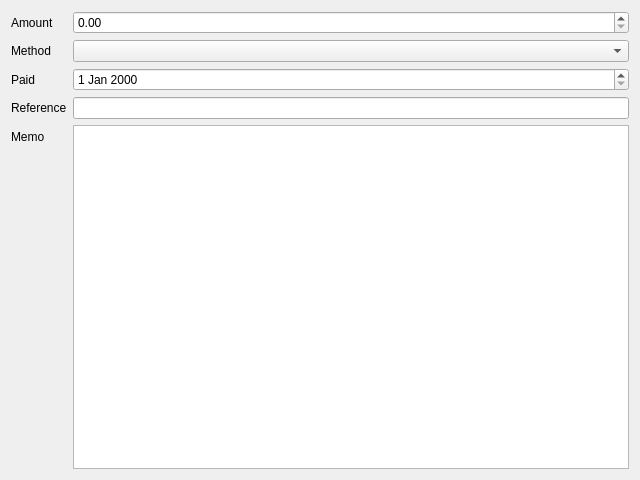
<?xml version="1.0" encoding="UTF-8"?>
<ui version="4.0">
 <class>PaymentDialog</class>
 <widget class="QDialog" name="PaymentDialog">
  <property name="geometry">
   <rect>
    <x>0</x>
    <y>0</y>
    <width>640</width>
    <height>480</height>
   </rect>
  </property>
  <property name="windowTitle">
   <string>Payment</string>
  </property>
  <layout class="QFormLayout" name="formLayout">
   <item row="0" column="0">
    <widget class="QLabel" name="label_amountEdit">
     <property name="text">
      <string>Amount</string>
     </property>
     <property name="buddy">
      <cstring>amountEdit</cstring>
     </property>
    </widget>
   </item>
   <item row="0" column="1">
    <widget class="QDoubleSpinBox" name="amountEdit"/>
   </item>
   <item row="1" column="0">
    <widget class="QLabel" name="label_methodCombo">
     <property name="text">
      <string>Method</string>
     </property>
     <property name="buddy">
      <cstring>methodCombo</cstring>
     </property>
    </widget>
   </item>
   <item row="1" column="1">
    <widget class="QComboBox" name="methodCombo"/>
   </item>
   <item row="2" column="0">
    <widget class="QLabel" name="label_paidEdit">
     <property name="text">
      <string>Paid</string>
     </property>
     <property name="buddy">
      <cstring>paidEdit</cstring>
     </property>
    </widget>
   </item>
   <item row="2" column="1">
    <widget class="QDateEdit" name="paidEdit"/>
   </item>
   <item row="3" column="0">
    <widget class="QLabel" name="label_referenceEdit">
     <property name="text">
      <string>Reference</string>
     </property>
     <property name="buddy">
      <cstring>referenceEdit</cstring>
     </property>
    </widget>
   </item>
   <item row="3" column="1">
    <widget class="QLineEdit" name="referenceEdit"/>
   </item>
   <item row="4" column="0">
    <widget class="QLabel" name="label_memoEdit">
     <property name="text">
      <string>Memo</string>
     </property>
     <property name="buddy">
      <cstring>memoEdit</cstring>
     </property>
    </widget>
   </item>
   <item row="4" column="1">
    <widget class="QPlainTextEdit" name="memoEdit"/>
   </item>
  </layout>
 </widget>
 <tabstops>
  <tabstop>amountEdit</tabstop>
  <tabstop>methodCombo</tabstop>
  <tabstop>paidEdit</tabstop>
  <tabstop>referenceEdit</tabstop>
  <tabstop>memoEdit</tabstop>
 </tabstops>
 <resources/>
 <connections/>
</ui>
